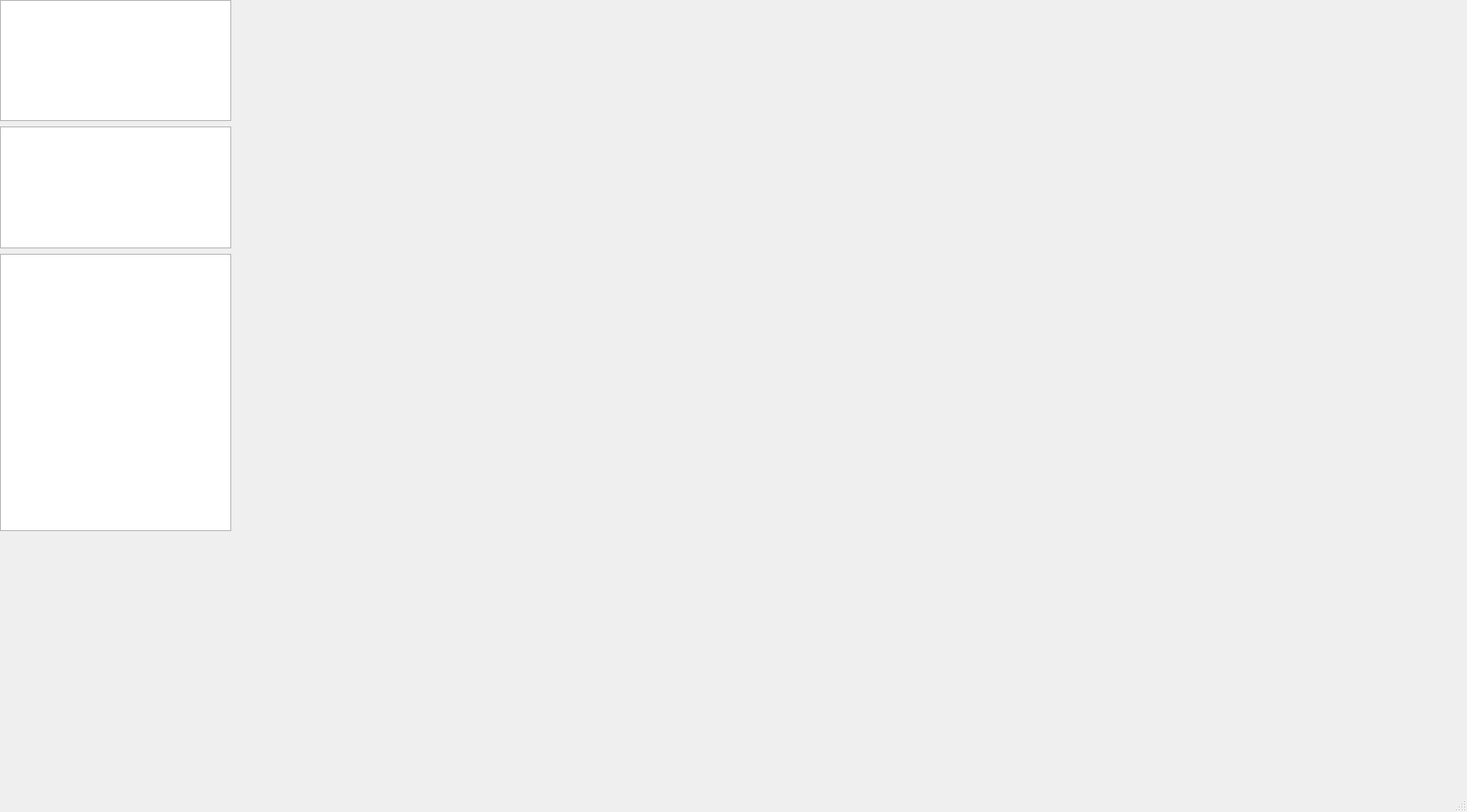
<?xml version="1.0" encoding="UTF-8"?>
<ui version="4.0">
 <class>MainWindow</class>
 <widget class="QMainWindow" name="MainWindow">
  <property name="geometry">
   <rect>
    <x>0</x>
    <y>0</y>
    <width>1624</width>
    <height>899</height>
   </rect>
  </property>
  <property name="windowTitle">
   <string>MainWindow</string>
  </property>
  <widget class="QWidget" name="centralwidget">
   <widget class="QWidget" name="verticalLayoutWidget">
    <property name="geometry">
     <rect>
      <x>0</x>
      <y>0</y>
      <width>1631</width>
      <height>851</height>
     </rect>
    </property>
    <layout class="QVBoxLayout" name="verticalLayout" stretch="28,28,64">
     <property name="sizeConstraint">
      <enum>QLayout::SetFixedSize</enum>
     </property>
     <item>
      <widget class="QTableView" name="tableView_2"/>
     </item>
     <item>
      <widget class="QTableView" name="tableView_3"/>
     </item>
     <item>
      <widget class="QTableView" name="tableView"/>
     </item>
    </layout>
   </widget>
  </widget>
  <widget class="QMenuBar" name="menubar">
   <property name="geometry">
    <rect>
     <x>0</x>
     <y>0</y>
     <width>1624</width>
     <height>26</height>
    </rect>
   </property>
  </widget>
  <widget class="QStatusBar" name="statusbar"/>
 </widget>
 <resources/>
 <connections/>
</ui>
